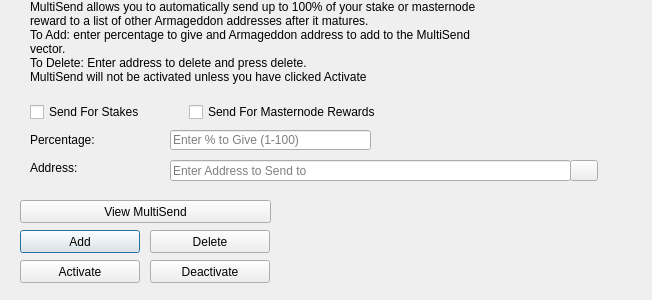
<?xml version="1.0" encoding="UTF-8"?>
<ui version="4.0">
 <class>MultiSendDialog</class>
 <widget class="QDialog" name="MultiSendDialog">
  <property name="windowModality">
   <enum>Qt::NonModal</enum>
  </property>
  <property name="geometry">
   <rect>
    <x>0</x>
    <y>0</y>
    <width>652</width>
    <height>300</height>
   </rect>
  </property>
  <property name="windowTitle">
   <string>MultiSend</string>
  </property>
  <widget class="QLineEdit" name="multiSendPercentEdit">
   <property name="geometry">
    <rect>
     <x>170</x>
     <y>130</y>
     <width>201</width>
     <height>20</height>
    </rect>
   </property>
   <property name="toolTip">
    <string>Enter whole numbers 1 - 100</string>
   </property>
   <property name="placeholderText">
    <string>Enter % to Give (1-100)</string>
   </property>
  </widget>
  <widget class="QLineEdit" name="multiSendAddressEdit">
   <property name="geometry">
    <rect>
     <x>170</x>
     <y>160</y>
     <width>401</width>
     <height>21</height>
    </rect>
   </property>
   <property name="toolTip">
    <string/>
   </property>
   <property name="placeholderText">
    <string>Enter Address to Send to</string>
   </property>
  </widget>
  <widget class="QLabel" name="label_2">
   <property name="geometry">
    <rect>
     <x>30</x>
     <y>0</y>
     <width>451</width>
     <height>121</height>
    </rect>
   </property>
   <property name="lineWidth">
    <number>1</number>
   </property>
   <property name="text">
    <string>MultiSend allows you to automatically send up to 100% of your stake or masternode reward to a list of other Armageddon addresses after it matures.
To Add: enter percentage to give and Armageddon address to add to the MultiSend vector.
To Delete: Enter address to delete and press delete.
MultiSend will not be activated unless you have clicked Activate</string>
   </property>
   <property name="alignment">
    <set>Qt::AlignLeading|Qt::AlignLeft|Qt::AlignTop</set>
   </property>
   <property name="wordWrap">
    <bool>true</bool>
   </property>
  </widget>
  <widget class="QLabel" name="message">
   <property name="geometry">
    <rect>
     <x>290</x>
     <y>200</y>
     <width>351</width>
     <height>91</height>
    </rect>
   </property>
   <property name="text">
    <string/>
   </property>
  </widget>
  <widget class="QPushButton" name="addButton">
   <property name="geometry">
    <rect>
     <x>20</x>
     <y>230</y>
     <width>120</width>
     <height>23</height>
    </rect>
   </property>
   <property name="toolTip">
    <string/>
   </property>
   <property name="statusTip">
    <string>Add to MultiSend Vector</string>
   </property>
   <property name="text">
    <string>Add</string>
   </property>
  </widget>
  <widget class="QPushButton" name="disableButton">
   <property name="geometry">
    <rect>
     <x>150</x>
     <y>260</y>
     <width>120</width>
     <height>23</height>
    </rect>
   </property>
   <property name="statusTip">
    <string>Deactivate MultiSend</string>
   </property>
   <property name="text">
    <string>Deactivate</string>
   </property>
  </widget>
  <widget class="QPushButton" name="addressBookButton">
   <property name="geometry">
    <rect>
     <x>570</x>
     <y>160</y>
     <width>28</width>
     <height>21</height>
    </rect>
   </property>
   <property name="toolTip">
    <string>Choose an address from the address book</string>
   </property>
   <property name="text">
    <string/>
   </property>
   <property name="icon">
    <iconset resource="../armageddon.qrc">
     <normaloff>:/icons/address-book</normaloff>:/icons/address-book</iconset>
   </property>
   <property name="shortcut">
    <string>Alt+A</string>
   </property>
   <property name="autoDefault">
    <bool>false</bool>
   </property>
  </widget>
  <widget class="QLabel" name="label">
   <property name="geometry">
    <rect>
     <x>30</x>
     <y>130</y>
     <width>121</width>
     <height>20</height>
    </rect>
   </property>
   <property name="toolTip">
    <string>Percentage of stake to send</string>
   </property>
   <property name="text">
    <string>Percentage:</string>
   </property>
  </widget>
  <widget class="QLabel" name="label_5">
   <property name="geometry">
    <rect>
     <x>30</x>
     <y>160</y>
     <width>111</width>
     <height>16</height>
    </rect>
   </property>
   <property name="toolTip">
    <string>Address to send portion of stake to</string>
   </property>
   <property name="text">
    <string>Address:</string>
   </property>
  </widget>
  <widget class="QPushButton" name="deleteButton">
   <property name="geometry">
    <rect>
     <x>150</x>
     <y>230</y>
     <width>120</width>
     <height>23</height>
    </rect>
   </property>
   <property name="toolTip">
    <string/>
   </property>
   <property name="statusTip">
    <string>Delete Address From MultiSend Vector</string>
   </property>
   <property name="text">
    <string>Delete</string>
   </property>
  </widget>
  <widget class="QPushButton" name="activateButton">
   <property name="geometry">
    <rect>
     <x>20</x>
     <y>260</y>
     <width>120</width>
     <height>23</height>
    </rect>
   </property>
   <property name="statusTip">
    <string>Activate MultiSend</string>
   </property>
   <property name="text">
    <string>Activate</string>
   </property>
  </widget>
  <widget class="QPushButton" name="viewButton">
   <property name="geometry">
    <rect>
     <x>20</x>
     <y>200</y>
     <width>251</width>
     <height>23</height>
    </rect>
   </property>
   <property name="toolTip">
    <string/>
   </property>
   <property name="statusTip">
    <string>View MultiSend Vector</string>
   </property>
   <property name="text">
    <string>View MultiSend</string>
   </property>
  </widget>
  <widget class="QWidget" name="horizontalLayoutWidget">
   <property name="geometry">
    <rect>
     <x>30</x>
     <y>100</y>
     <width>351</width>
     <height>24</height>
    </rect>
   </property>
   <layout class="QHBoxLayout" name="horizontalLayout">
    <item>
     <widget class="QCheckBox" name="multiSendStakeCheckBox">
      <property name="text">
       <string>Send For Stakes</string>
      </property>
     </widget>
    </item>
    <item>
     <widget class="QCheckBox" name="multiSendMasternodeCheckBox">
      <property name="text">
       <string>Send For Masternode Rewards</string>
      </property>
     </widget>
    </item>
   </layout>
  </widget>
 </widget>
 <resources>
  <include location="../armageddon.qrc"/>
 </resources>
 <connections/>
</ui>
